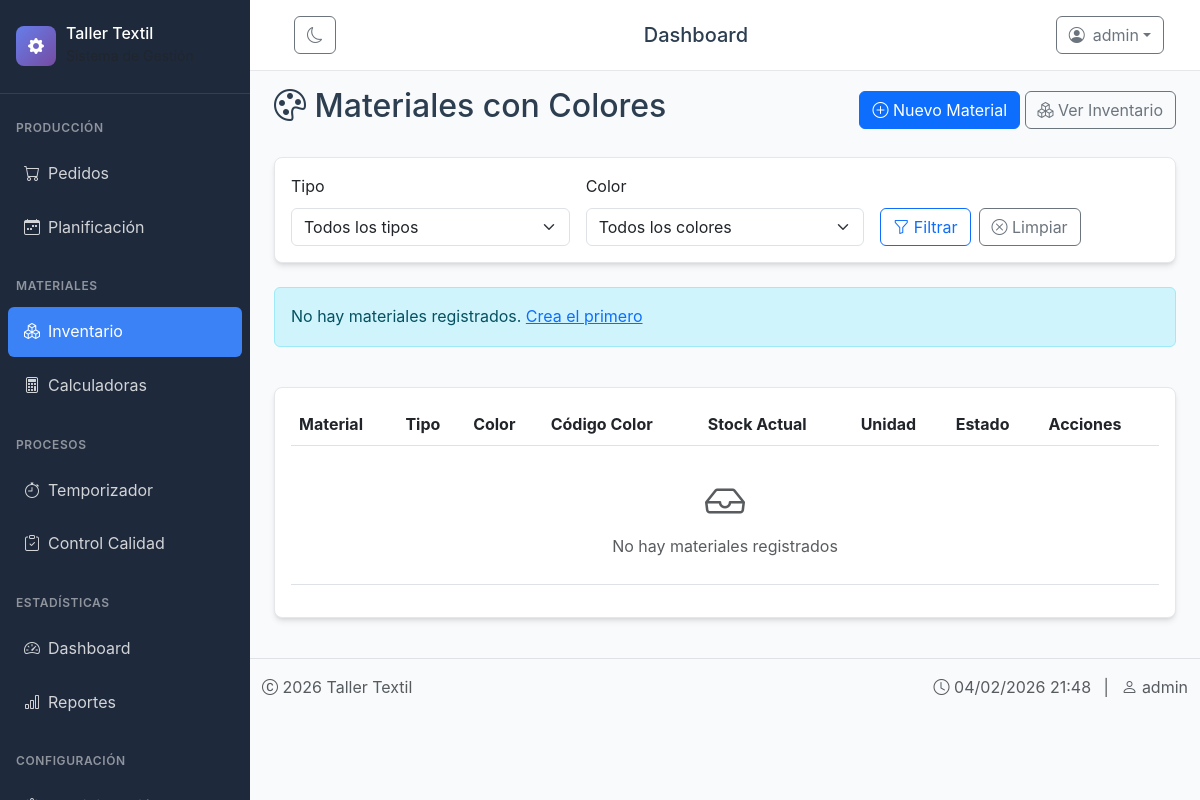
Page /materiales/materiales/ (signed in) on the earlier database version.
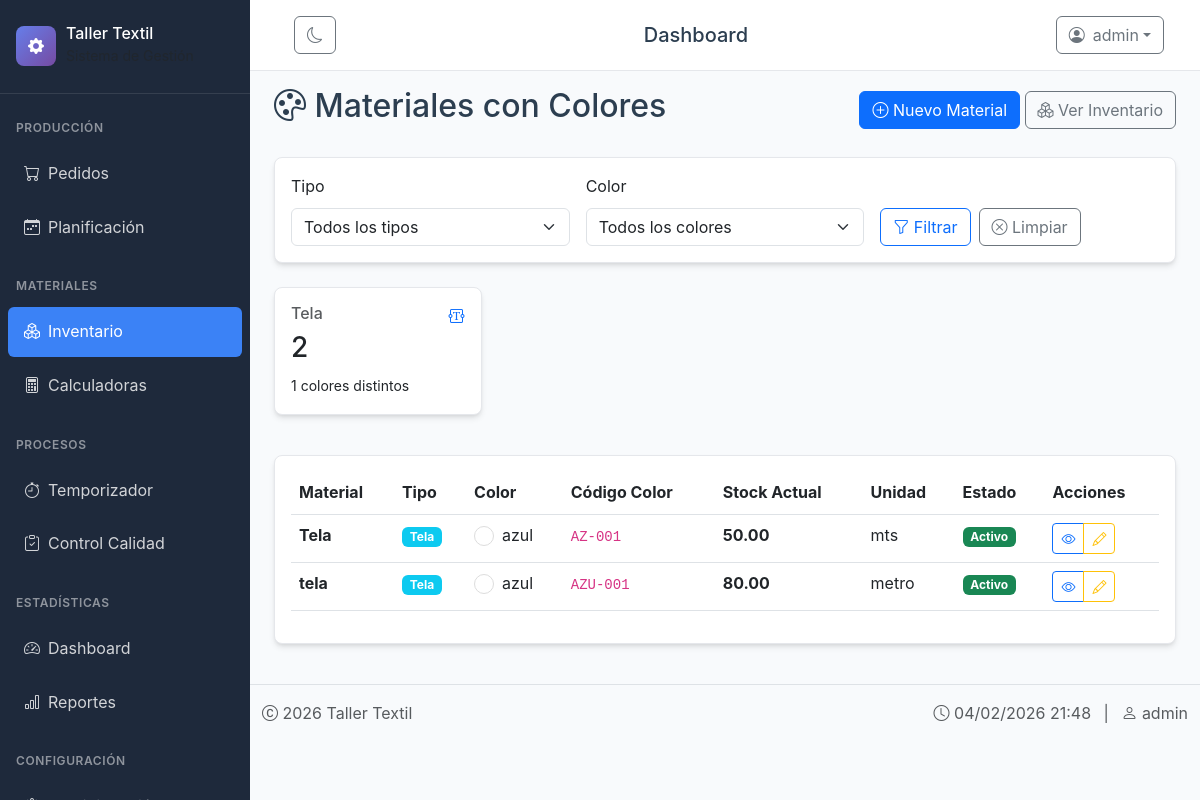
Same page on the later database version.
### materiales/models.py (models this page shows, shortened)
class Material(models.Model):
    TIPO_CHOICES = [
        ('tela', 'Tela'),
        ('hilo', 'Hilo'),
        ('avios', 'Avíos'),
        ('otro', 'Otro'),
    ]
    nombre = models.CharField(max_length=100)
    tipo = models.CharField(max_length=20, choices=TIPO_CHOICES)
    unidad = models.CharField(max_length=20, default='unidad')
    color = models.CharField(max_length=50, blank=True, null=True)
    codigo_color = models.CharField(max_length=20, blank=True, null=True, help_text="Código interno del color")
    activo = models.BooleanField(default=True)
    class Meta:
        verbose_name = 'Material'
        verbose_name_plural = 'Materiales'
        unique_together = ['nombre', 'tipo', 'color']  # Evita duplicados

class Inventario(models.Model):
    material = models.ForeignKey(Material, on_delete=models.CASCADE, related_name='inventarios')
    cantidad_actual = models.DecimalField(max_digits=12, decimal_places=3, default=0)
    cantidad_minima = models.DecimalField(max_digits=12, decimal_places=3, default=10)
    cantidad_maxima = models.DecimalField(max_digits=12, decimal_places=3, default=1000)
    ubicacion = models.CharField(max_length=100, blank=True, help_text="Estante, armario, etc.")
    codigo_ubicacion = models.CharField(max_length=50, blank=True)
    costo_promedio = models.DecimalField(max_digits=12, decimal_places=2, default=0)
    costo_ultima_compra = models.DecimalField(max_digits=12, decimal_places=2, default=0)
    activo = models.BooleanField(default=True)
    bloqueado = models.BooleanField(default=False, help_text="Si está bloqueado, no se puede modificar")
    ultima_actualizacion = models.DateTimeField(auto_now=True)
    actualizado_por = models.ForeignKey(User, on_delete=models.SET_NULL, null=True, blank=True)
    class Meta:
        verbose_name = 'Inventario'
        verbose_name_plural = 'Inventarios'
        unique_together = ['material', 'ubicacion']
    def necesita_reabastecimiento(self):
        return self.cantidad_actual <= self.cantidad_minima

### materiales/views.py (the view)
# urls.py: path('materiales/', views.materiales_lista, name='materiales_lista'),
@login_required
def materiales_lista(request):
    tipo = request.GET.get('tipo', '')
    color = request.GET.get('color', '')
    materiales = Material.objects.filter(activo=True)
    if tipo:
        materiales = materiales.filter(tipo=tipo)
    if color:
        materiales = materiales.filter(color__icontains=color)
    estadisticas = materiales.values('tipo').annotate(
        total=Count('id'),
        colores_distintos=Count('color', distinct=True)
    )
    colores = Material.objects.filter(activo=True).values_list('color', flat=True).distinct()
    context = {
        'materiales': materiales,
        'estadisticas': estadisticas,
        'colores': colores,
        'tipo_seleccionado': tipo,
        'color_seleccionado': color,
    }
    return render(request, 'materiales/materiales_lista.html', context)

### templates/materiales/materiales_lista.html (shortened to what this page needs)
{% extends 'base.html' %}
{% load static %}
{% block content %}
<div class="container-fluid">
    <div class="d-flex justify-content-between align-items-center mb-4">
        <h2><i class="bi bi-palette"></i> Materiales con Colores</h2>
        <div>
            <a href="{% url 'material_crear' %}" class="btn btn-primary">
                <i class="bi bi-plus-circle"></i> Nuevo Material
            </a>
            <a href="{% url 'inventario_lista' %}" class="btn btn-outline-secondary">
                <i class="bi bi-boxes"></i> Ver Inventario
            </a>
        </div>
    </div>
    <div class="card mb-4">
        <div class="card-body">
            <form method="get" class="row g-3">
                <div class="col-md-4">
                    <label class="form-label">Tipo</label>
                    <select name="tipo" class="form-select">
                        <option value="">Todos los tipos</option>
                    </select>
                </div>
                <div class="col-md-4">
                    <label class="form-label">Color</label>
                    <select name="color" class="form-select">
                        <option value="">Todos los colores</option>
                    </select>
                </div>
                <div class="col-md-4 d-flex align-items-end">
                    <button type="submit" class="btn btn-outline-primary me-2">
                        <i class="bi bi-funnel"></i> Filtrar
                    </button>
                    <a href="{% url 'materiales_lista' %}" class="btn btn-outline-secondary">
                        <i class="bi bi-x-circle"></i> Limpiar
                    </a>
                </div>
            </form>
        </div>
    </div>
    <div class="row mb-4">
        {% for stat in estadisticas %}
        <div class="col-md-3 mb-3">
            <div class="card stat-card">
                <div class="card-body">
                    <div class="d-flex justify-content-between">
                        <div>
                            <h6 class="text-muted">{{ stat.tipo|title }}</h6>
                            <h3>{{ stat.total }}</h3>
                            <small>{{ stat.colores_distintos }} colores distintos</small>
                        </div>
                        <div class="stat-icon text-primary">
                            {% if stat.tipo == 'tela' %}
                                <i class="bi bi-textarea-t"></i>
                            {% elif stat.tipo == 'hilo' %}
                                <i class="bi bi-threads"></i>
                            {% elif stat.tipo == 'avios' %}
                                <i class="bi bi-tools"></i>
                            {% else %}
                                <i class="bi bi-box"></i>
                            {% endif %}
                        </div>
                    </div>
                </div>
            </div>
        </div>
        {% empty %}
        <div class="col-12">
            <div class="alert alert-info">
                No hay materiales registrados. <a href="{% url 'material_crear' %}">Crea el primero</a>
            </div>
        </div>
        {% endfor %}
    </div>
    <div class="card">
        <div class="card-body">
            <div class="table-responsive">
                <table class="table table-hover">
                    <thead>
                        <tr>
                            <th>Material</th>
                            <th>Tipo</th>
                            <th>Color</th>
                            <th>Código Color</th>
                            <th>Stock Actual</th>
                            <th>Unidad</th>
                            <th>Estado</th>
                            <th>Acciones</th>
                        </tr>
                    </thead>
                    <tbody>
                        {% for material in materiales %}
                            {% with inventario=material.inventarios.first %}
                            <tr>
                                <td>
                                    <strong>{{ material.nombre }}</strong>
                                </td>
                                <td>
                                    <span class="badge bg-{% if material.tipo == 'tela' %}info{% elif material.tipo == 'hilo' %}warning{% elif material.tipo == 'avios' %}success{% else %}secondary{% endif %}">
                                        {{ material.get_tipo_display }}
                                    </span>
                                </td>
                                <td>
                                    {% if material.color %}
                                        <div class="d-flex align-items-center">
                                            <div class="color-circle me-2"
                                                 style="background-color: {{ material.color }};
                                                        width: 20px; height: 20px;
                                                        border-radius: 50%; border: 1px solid #ddd;">
                                            </div>
                                            {{ material.color }}
                                        </div>
                                    {% else %}
                                        <span class="text-muted">Sin color</span>
                                    {% endif %}
                                </td>
                                <td>
                                    {% if material.codigo_color %}
                                        <code>{{ material.codigo_color }}</code>
                                    {% else %}
                                        <span class="text-muted">-</span>
                                    {% endif %}
                                </td>
                                <td>
                                    {% if inventario %}
                                        <div class="d-flex align-items-center">
                                            <strong class="me-2">{{ inventario.cantidad_actual|floatformat:2 }}</strong>
                                        </div>
                                    {% else %}
                                        <span class="text-muted">Sin inventario</span>
                                    {% endif %}
                                </td>
                                <td>{{ material.unidad }}</td>
                                <td>
                                    {% if material.activo %}
                                        <span class="badge bg-success">Activo</span>
                                    {% else %}
                                        <span class="badge bg-danger">Inactivo</span>
                                    {% endif %}
                                </td>
                                <td>
                                    <div class="btn-group">
                                        <a href="{% url 'material_detalle' material.pk %}"
                                           class="btn btn-sm btn-outline-primary">
                                            <i class="bi bi-eye"></i>
                                        </a>
                                        <a href="{% url 'ajustar_cantidad' material.pk %}"
                                           class="btn btn-sm btn-outline-warning">
                                            <i class="bi bi-pencil"></i>
                                        </a>
                                    </div>
                                </td>
                            </tr>
                            {% endwith %}
                        {% empty %}
                            <tr>
                                <td colspan="8" class="text-center text-muted py-4">
                                    <i class="bi bi-inbox fs-1"></i><br>
                                    No hay materiales registrados
                                </td>
                            </tr>
                        {% endfor %}
                    </tbody>
                </table>
            </div>
        </div>
    </div>
</div>
{% endblock %}

### templates/base.html (shortened to what this page needs)
<!DOCTYPE html>
<html lang="es" data-bs-theme="light">
<head>
    <link href="https://cdn.jsdelivr.net/npm/bootstrap@5.3.0/dist/css/bootstrap.min.css" rel="stylesheet">
    <link rel="stylesheet" href="https://cdn.jsdelivr.net/npm/bootstrap-icons@1.11.0/font/bootstrap-icons.css">
</head>
<body>
    <div class="sidebar d-none d-md-block">
        <div class="sidebar-sticky">
            <div class="sidebar-brand d-flex align-items-center">
                <div class="brand-logo">
                    <i class="bi bi-gear-fill text-white"></i>
                </div>
                <div>
                    <h6 class="mb-0">{{ empresa_nombre|default:"Taller Textil" }}</h6>
                    <small class="text-muted">Sistema de Gestión</small>
                </div>
            </div>
            <div class="sidebar-nav mt-3">
                <div class="nav-section">PRODUCCIÓN</div>
                <a class="nav-link-sidebar {% if 'pedido' in request.path %}active{% endif %}" href="{% url 'pedido_list' %}">
                    <i class="bi bi-cart me-2"></i> Pedidos
                </a>
                <a class="nav-link-sidebar {% if 'planificacion' in request.path %}active{% endif %}" href="{% url 'planificacion_list' %}">
                    <i class="bi bi-calendar-week me-2"></i> Planificación
                </a>
                <div class="nav-section mt-3">MATERIALES</div>
                <a class="nav-link-sidebar {% if 'materiales' in request.path %}active{% endif %}" href="{% url 'materiales_lista' %}">
                    <i class="bi bi-boxes me-2"></i> Inventario
                </a>
                <a class="nav-link-sidebar {% if 'calculadora' in request.path %}active{% endif %}" href="{% url 'calculadora_hilo' %}">
                    <i class="bi bi-calculator me-2"></i> Calculadoras
                </a>
                <div class="nav-section mt-3">PROCESOS</div>
                <a class="nav-link-sidebar {% if 'tiempos' in request.path %}active{% endif %}" href="{% url 'lista_tiempos' %}">
                    <i class="bi bi-stopwatch me-2"></i> Temporizador
                </a>
                <a class="nav-link-sidebar {% if 'controles' in request.path %}active{% endif %}" href="{% url 'lista_controles_calidad' %}">
                    <i class="bi bi-clipboard-check me-2"></i> Control Calidad
                </a>
                <div class="nav-section mt-3">ESTADÍSTICAS</div>
                <a class="nav-link-sidebar {% if request.path == '/' %}active{% endif %}" href="{% url 'dashboard' %}">
                    <i class="bi bi-speedometer2 me-2"></i> Dashboard
                </a>
                <a class="nav-link-sidebar {% if 'reportes' in request.path %}active{% endif %}" href="{% url 'reportes_produccion' %}">
                    <i class="bi bi-bar-chart me-2"></i> Reportes
                </a>
                <div class="nav-section mt-3">CONFIGURACIÓN</div>
                <a class="nav-link-sidebar" href="{% url 'admin:index' %}" target="_blank">
                    <i class="bi bi-gear me-2"></i> Administración
                </a>
            </div>
        </div>
    </div>
    <div class="main-content">
        <nav class="topbar">
            <div class="container-fluid">
                <div class="d-flex justify-content-between align-items-center">
                    <div class="d-flex align-items-center">
                        <h5 class="mb-0">{% block page_title %}Dashboard{% endblock %}</h5>
                    </div>
                    <div class="d-flex align-items-center gap-3">
                        <div class="dropdown">
                            <button class="btn btn-outline-secondary dropdown-toggle d-flex align-items-center" type="button" id="userDropdown" data-bs-toggle="dropdown">
                                <i class="bi bi-person-circle me-2"></i>
                                {% if user.is_authenticated %}
                                    {{ user.get_short_name|default:user.username }}
                                {% else %}
                                    Usuario
                                {% endif %}
                            </button>
                        </div>
                    </div>
                </div>
            </div>
        </nav>
        <div class="container-fluid py-3">
            {% block content %}
            {% endblock %}
        </div>
        <footer class="mt-4 pt-3 border-top">
            <div class="container-fluid">
                <div class="row">
                    <div class="col-md-6">
                        <p class="text-muted">
                            <i class="bi bi-c-circle"></i> {% now "Y" %} {{ empresa_nombre|default:"Taller Textil" }}
                        </p>
                    </div>
                    <div class="col-md-6 text-md-end">
                        <p class="text-muted">
                            <i class="bi bi-clock"></i> {% now "d/m/Y H:i" %}
                            {% if user.is_authenticated %}
                                <span class="mx-2">|</span>
                                <i class="bi bi-person"></i> {{ user.get_full_name|default:user.username }}
                            {% endif %}
                        </p>
                    </div>
                </div>
            </div>
        </footer>
    </div>
</body>
</html>

Differences in the rows shown:
added Material: tipo "Tela", total "2", colores_distintos "1", nombre "tela", color "azul", codigo_color "AZU-001", inventarios.first.cantidad_actual "80.00", unidad "metro", shows "Activo"
added Material: nombre "Tela", tipo "Tela", color "azul", codigo_color "AZ-001", inventarios.first.cantidad_actual "50.00", unidad "mts", activo "Activo"
Other differences:
text no longer shown: "No hay materiales registrados. Crea el primero No hay materiales registrados"
